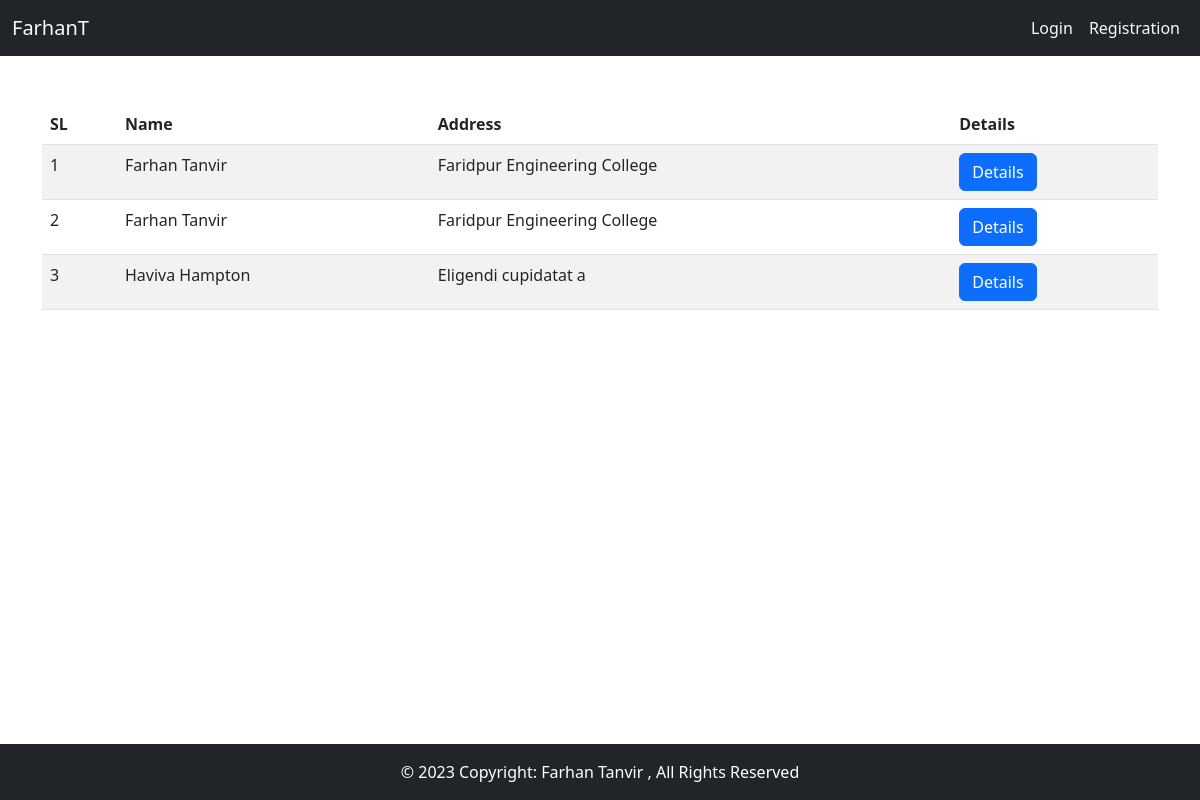
The page / on the database its author committed.
### tables this page shows
CREATE TABLE `students` (
  `id` int NOT NULL,
  `username` varchar(50) NOT NULL,
  `name` varchar(50) NOT NULL,
  `email` varchar(50) NOT NULL,
  `contact_no` varchar(50) NOT NULL,
  `address` varchar(50) NOT NULL,
  `password` varchar(50) NOT NULL,
  `confirm_password` varchar(50) NOT NULL,
  `img` varchar(50) DEFAULT NULL,
  `isAdmin` int DEFAULT '0'
);

### core/Database.php (called while the page is built)
<?php
class Database
{
    public $connection;
    public function __construct($config, $username='root', $password='')
    {
        $dsn = 'mysql: '. http_build_query($config, '', ';');
        $this->connection = new PDO($dsn, $username, $password, [
            PDO:: ATTR_DEFAULT_FETCH_MODE => PDO::FETCH_ASSOC
        ]);
    }
    public function query($query)
    {
        $statement = $this->connection ->prepare($query);
        $statement->execute();
        return $statement;
    }
}

### index.php (the view, shortened to what this page needs)
<?php
require './partials/header-view.php';
$db = new Database($config);
$query = "SELECT * FROM students WHERE isAdmin = 0";
$statement = $db->query($query);
$students = $statement->fetchAll();
?>
<main>
    <?php $i=1; ?>
        <div class="container">
            <div class="table-responsive">
                <table class="table table-striped my-5">
                    <thead>
                        <tr>
                            <th scope="col">SL</th>
                            <th scope="col">Name</th>
                            <th scope="col">Address</th>
                            <th scope="col">Details</th>
                        </tr>
                    </thead>
                    <tbody>
                        <?php foreach($students as $student): ?>
                        <tr>
                            <td><?php echo $i++ ?> </td>
                            <td><?php echo $student['name']; ?></td>
                            <td><?php echo $student['address']; ?></td>
                            <td><a href="details.php?id=<?php echo $student['id']; ?>" class="btn btn-primary">Details</a></td>
                        </tr>
                        <?php endforeach; ?>
                    </tbody>
                </table>
            </div>
        </div>
    </main>
<?php
require 'partials/footer-view.php';
?>

### rows shown on the page
students: name "Farhan Tanvir", address "Faridpur Engineering College"
students: name "Farhan Tanvir", address "Faridpur Engineering College"
students: name "Haviva Hampton", address "Eligendi cupidatat a"
